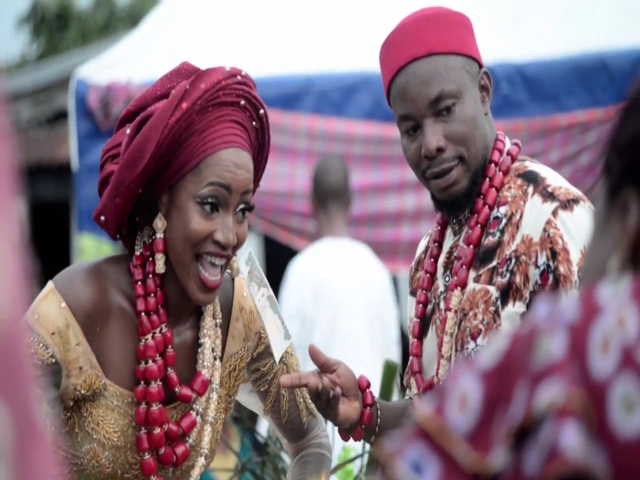
#> input picture Image_Processing/images/jew.jpg, 640 x 480 px, found by its file name
$ python img_gray.py
#> lines starting #> are read from the running program, lines starting #| are printed output that depends on the picture
#import needed libraries
import numpy as np
import sys
import imutils
import cv2

#Load our image
img = cv2.imread('image/jew.jpg',0)
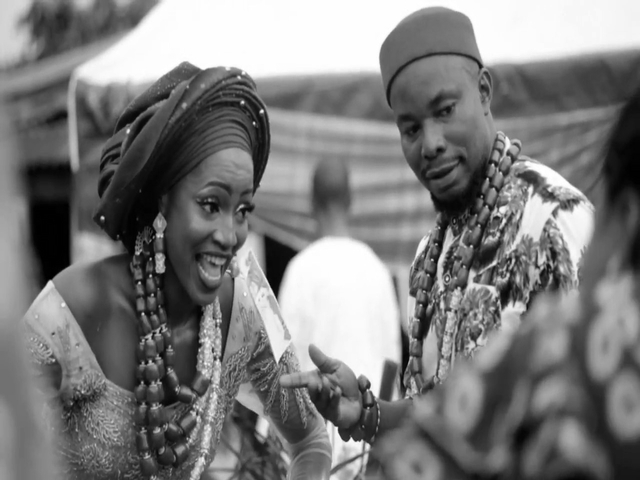
#> img: shape (480, 640); min 0, max 255, mean 124.1

#print the image grayscale
cv2.imshow("Grayscale",img)
cv2.waitKey()
#> (the run stopped early here; a loop or call above may not have finished)

$ run again, with Image_Processing/images/blob.JPG copied over Image_Processing/images/jew.jpg
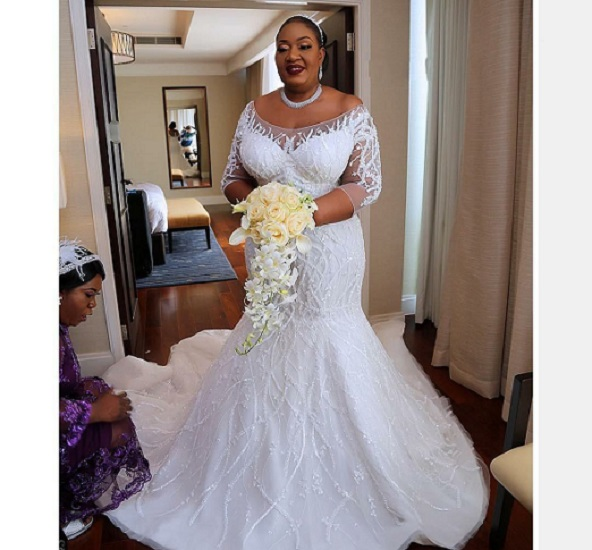
#> input picture Image_Processing/images/blob.JPG, 592 x 550 px, found by its file name
#> `img = cv2.imread('image/jew.jpg',0)`:
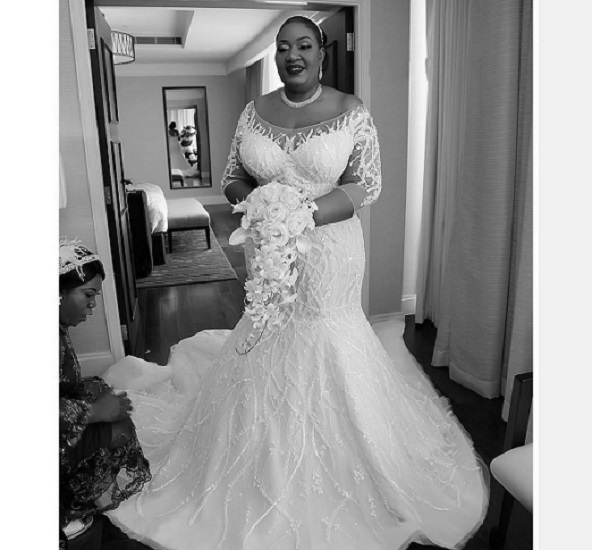
#> img: shape (550, 592); min 0, max 255, mean 153

$ run again, with Image_Processing/images/hux.jpg copied over Image_Processing/images/jew.jpg
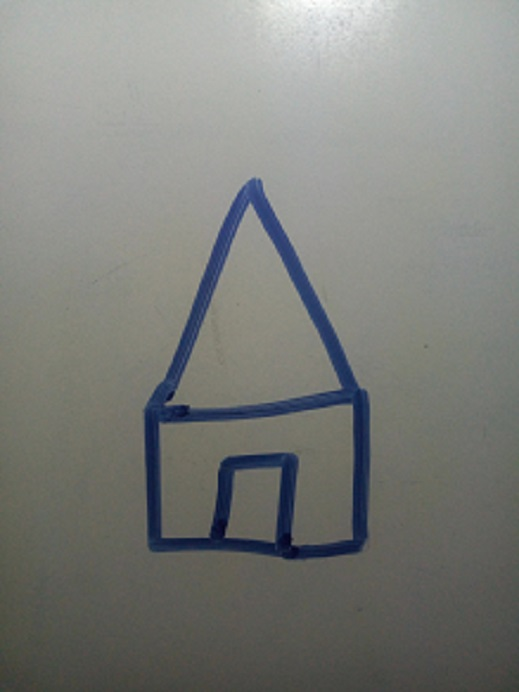
#> input picture Image_Processing/images/hux.jpg, 519 x 692 px, found by its file name
#> `img = cv2.imread('image/jew.jpg',0)`:
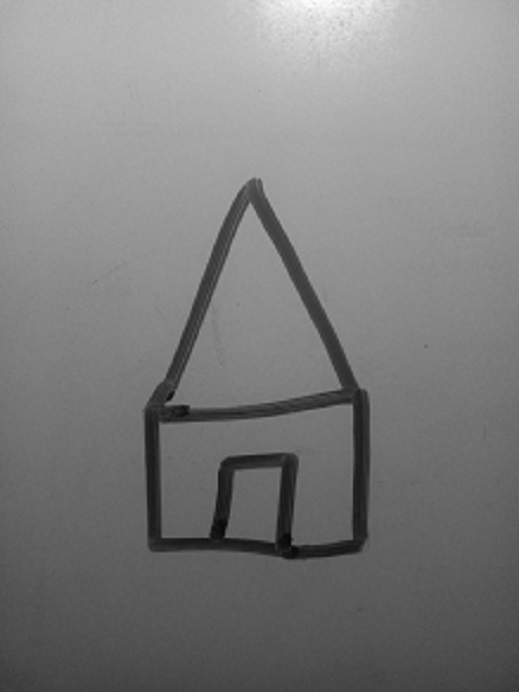
#> img: shape (692, 519); min 5, max 255, mean 125.7

$ run again, with Image_Processing/images/huz.jpg copied over Image_Processing/images/jew.jpg
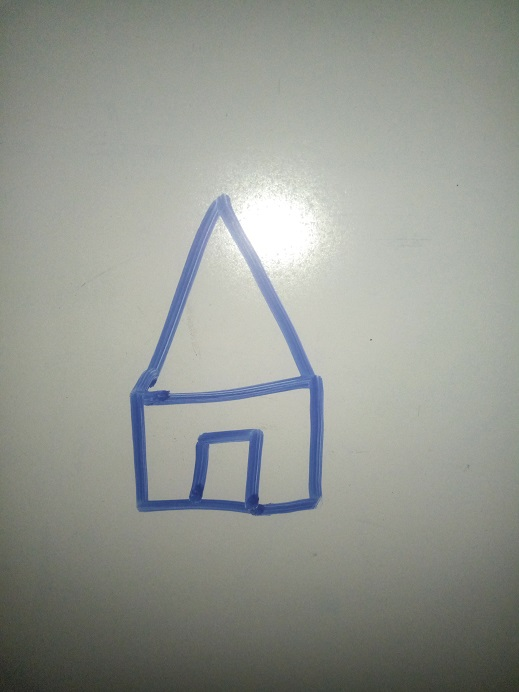
#> input picture Image_Processing/images/huz.jpg, 519 x 692 px, found by its file name
#> `img = cv2.imread('image/jew.jpg',0)`:
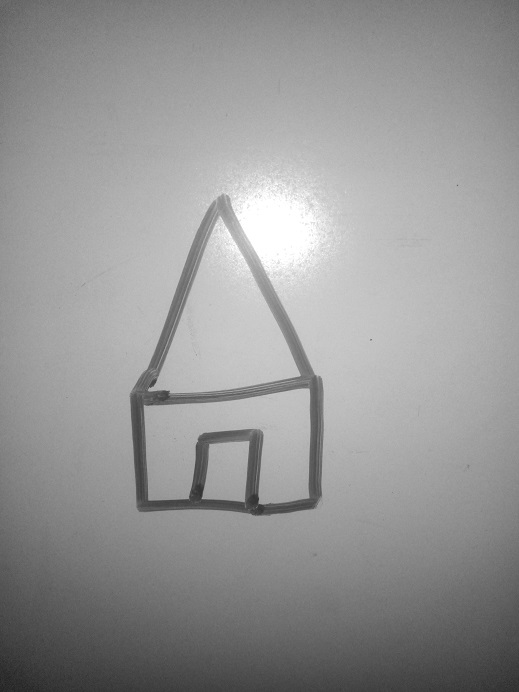
#> img: shape (692, 519); min 31, max 255, mean 150.1
